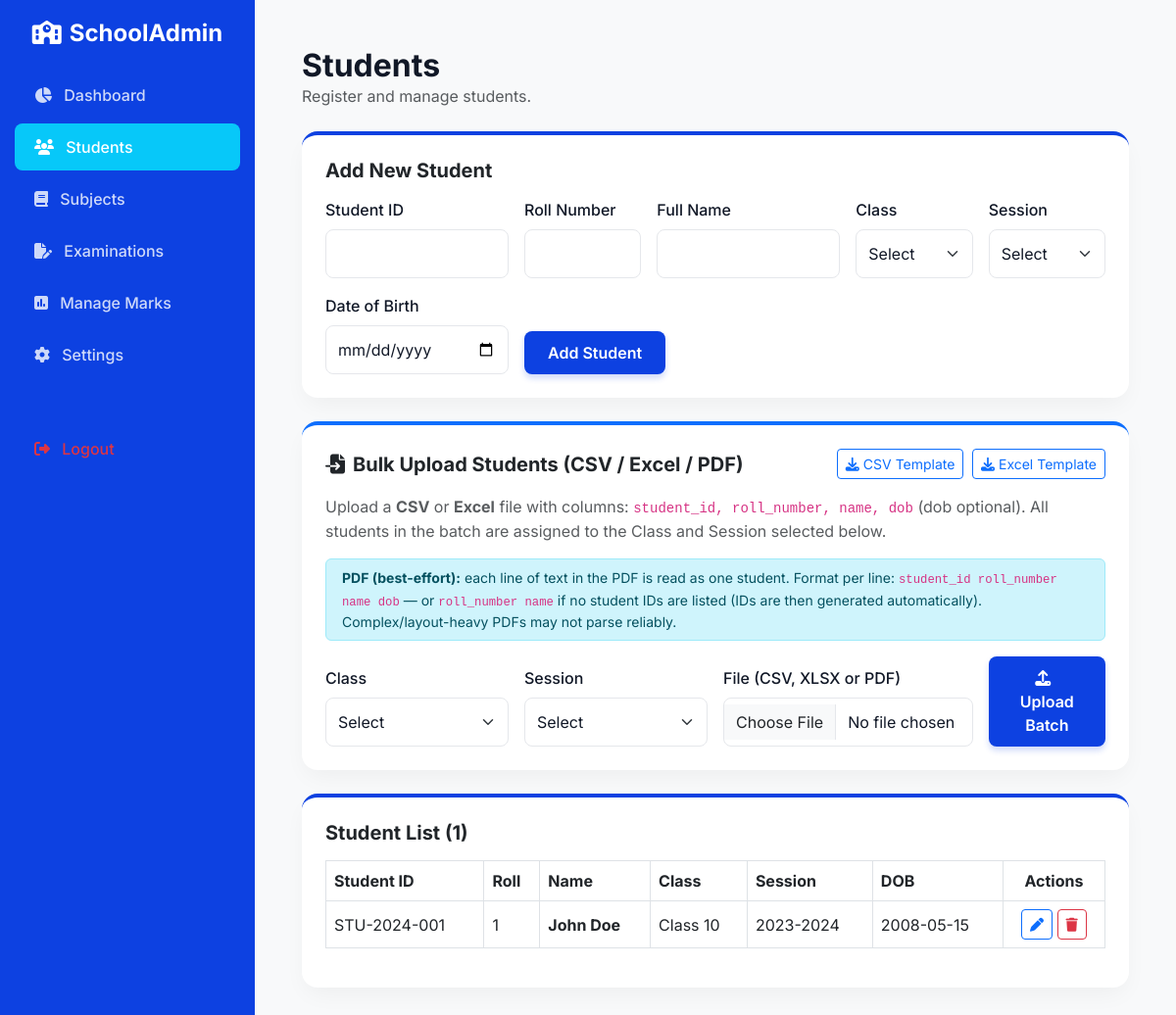
The app's page /admin/students.php (signed in) with its own data.
### tables this page shows
CREATE TABLE students (
    id INT AUTO_INCREMENT PRIMARY KEY,
    student_id VARCHAR(50) NOT NULL UNIQUE,
    roll_number INT NOT NULL,
    name VARCHAR(100) NOT NULL,
    class_id INT NOT NULL,
    session_id INT NOT NULL,
    dob DATE,
    FOREIGN KEY (class_id) REFERENCES classes(id),
    FOREIGN KEY (session_id) REFERENCES academic_sessions(id),
    UNIQUE KEY unique_roll (class_id, session_id, roll_number)
);

CREATE TABLE classes (
    id INT AUTO_INCREMENT PRIMARY KEY,
    class_name VARCHAR(50) NOT NULL
);

CREATE TABLE academic_sessions (
    id INT AUTO_INCREMENT PRIMARY KEY,
    session_name VARCHAR(50) NOT NULL,
    status ENUM('active', 'inactive') DEFAULT 'active'
);

### config/database.php (called while the page is built, shortened)
<?php
function escape($string) {
    return htmlspecialchars($string, ENT_QUOTES, 'UTF-8');
}
?>

### admin/students.php (the view, shortened to what this page needs)
<?php
require_once 'includes/header.php';
$students = $pdo->query("SELECT s.*, c.class_name, sess.session_name
                         FROM students s
                         JOIN classes c ON s.class_id = c.id
                         JOIN academic_sessions sess ON s.session_id = sess.id
                         ORDER BY s.class_id, s.roll_number")->fetchAll();
$editStudent = null;
?>
<h2 class="fw-bold mb-0">Students</h2>
<p class="text-muted mb-4">Register and manage students.</p>
<div class="card card-custom p-4 mb-4">
    <h5 class="fw-bold mb-3"><?= $editStudent ? 'Edit Student' : 'Add New Student' ?></h5>
    <form method="POST">
        <div class="row g-3">
            <div class="col-md-3">
                <label class="form-label">Student ID</label>
                <input type="text" name="student_id" class="form-control" value="<?= escape($editStudent['student_id'] ?? '') ?>" required>
            </div>
            <div class="col-md-2">
                <label class="form-label">Roll Number</label>
                <input type="number" name="roll_number" class="form-control" value="<?= $editStudent['roll_number'] ?? '' ?>" required>
            </div>
            <div class="col-md-3">
                <label class="form-label">Full Name</label>
                <input type="text" name="name" class="form-control" value="<?= escape($editStudent['name'] ?? '') ?>" required>
            </div>
            <div class="col-md-2">
                <label class="form-label">Class</label>
                <select name="class_id" class="form-select" required>
                    <option value="">Select</option>
                </select>
            </div>
            <div class="col-md-2">
                <label class="form-label">Session</label>
                <select name="session_id" class="form-select" required>
                    <option value="">Select</option>
                </select>
            </div>
            <div class="col-md-3">
                <label class="form-label">Date of Birth</label>
                <input type="date" name="dob" class="form-control" value="<?= $editStudent['dob'] ?? '' ?>">
            </div>
            <div class="col-md-3 d-flex align-items-end">
                <button type="submit" class="btn btn-primary-custom"><?= $editStudent ? 'Update Student' : 'Add Student' ?></button>
            </div>
        </div>
    </form>
</div>
<div class="card card-custom p-4 mb-4 border-primary">
    <div class="d-flex justify-content-between align-items-center mb-3">
        <h5 class="fw-bold mb-0"><i class="fa-solid fa-file-import me-2"></i>Bulk Upload Students (CSV / Excel / PDF)</h5>
        <div>
            <a href="students.php?download_template=csv" class="btn btn-sm btn-outline-primary me-1"><i class="fa-solid fa-download me-1"></i>CSV Template</a>
            <a href="students.php?download_template=xlsx" class="btn btn-sm btn-outline-primary"><i class="fa-solid fa-download me-1"></i>Excel Template</a>
        </div>
    </div>
    <p class="text-muted mb-3">
        Upload a <strong>CSV</strong> or <strong>Excel</strong> file with columns:
        <code>student_id, roll_number, name, dob</code> (dob optional). All students in the batch are assigned to the
        Class and Session selected below.
    </p>
    <div class="alert alert-info py-2 small mb-3">
        <strong>PDF (best-effort):</strong> each line of text in the PDF is read as one student. Format per line:
        <code>student_id roll_number name dob</code> — or <code>roll_number name</code> if no student IDs are listed
        (IDs are then generated automatically). Complex/layout-heavy PDFs may not parse reliably.
    </div>
    <form method="POST" enctype="multipart/form-data">
        <div class="row g-3 align-items-end">
            <div class="col-md-3">
                <label class="form-label">Class</label>
                <select name="class_id" class="form-select" required>
                    <option value="">Select</option>
                </select>
            </div>
            <div class="col-md-3">
                <label class="form-label">Session</label>
                <select name="session_id" class="form-select" required>
                    <option value="">Select</option>
                </select>
            </div>
            <div class="col-md-4">
                <label class="form-label">File (CSV, XLSX or PDF)</label>
                <input type="file" name="import_file" class="form-control" accept=".csv,.xlsx,.pdf" required>
            </div>
            <div class="col-md-2">
                <button type="submit" class="btn btn-primary-custom w-100"><i class="fa-solid fa-upload me-2"></i>Upload Batch</button>
            </div>
        </div>
    </form>
</div>
<div class="card card-custom p-4">
    <h5 class="fw-bold mb-3">Student List (<?= count($students) ?>)</h5>
    <div class="table-responsive">
        <table class="table table-bordered table-hover align-middle">
            <thead>
                <tr>
                    <th>Student ID</th>
                    <th>Roll</th>
                    <th>Name</th>
                    <th>Class</th>
                    <th>Session</th>
                    <th>DOB</th>
                    <th class="text-center">Actions</th>
                </tr>
            </thead>
            <tbody>
                <?php foreach ($students as $st): ?>
                <tr>
                    <td><?= escape($st['student_id']) ?></td>
                    <td><?= $st['roll_number'] ?></td>
                    <td class="fw-bold"><?= escape($st['name']) ?></td>
                    <td><?= escape($st['class_name']) ?></td>
                    <td><?= escape($st['session_name']) ?></td>
                    <td><?= $st['dob'] ?></td>
                    <td class="text-center">
                        <a href="students.php?edit=<?= $st['id'] ?>" class="btn btn-sm btn-outline-primary"><i class="fa-solid fa-pen"></i></a>
                        <form method="POST" class="d-inline" onsubmit="return confirm('Delete this student?');">
                            <button type="submit" class="btn btn-sm btn-outline-danger"><i class="fa-solid fa-trash"></i></button>
                        </form>
                    </td>
                </tr>
                <?php endforeach; ?>
            </tbody>
        </table>
    </div>
</div>
<?php require_once 'includes/footer.php'; ?>

### assets/css/style.css (style rules this page uses)
:root { --primary-blue: #0D41E1; --secondary-cyan: #07C8F9; --bg-light: #F4F8FF; --white: #FFFFFF; --text-dark: #111827; --text-muted: #6B7280; --border-color: #E5E7EB; --success: #10B981; --danger: #EF4444; }
body { font-family: 'Inter', sans-serif; background-color: var(--bg-light); color: var(--text-dark); -webkit-font-smoothing: antialiased; }
.btn-primary-custom { background: var(--primary-blue); color: var(--white); font-weight: 600; border: none; border-radius: 8px; padding: 10px 24px; transition: all 0.3s ease; box-shadow: 0 4px 6px rgba(13, 65, 225, 0.2); }
.card-custom { background: var(--white); border-radius: 16px; border: none; box-shadow: 0 10px 25px -5px rgba(0, 0, 0, 0.05); border-top: 4px solid var(--primary-blue); transition: transform 0.3s ease, box-shadow 0.3s ease; }
.form-control, .form-select { border: 1px solid var(--border-color); border-radius: 8px; padding: 12px; color: var(--text-dark); }
.form-label { font-weight: 500; color: var(--text-dark); }

### records on screen
students: student "STU-2024-001", roll_number "1", name "John Doe", class.class_name "Class 10", session.session_name "2023-2024", dob "2008-05-15"

### other values on screen
count($students) "1"
